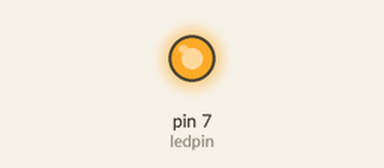
This sketch was run on a simulated Arduino Uno, built with avr-gcc and run on an emulated ATmega328P. Parts: output pins drawn as LEDs (lit = HIGH).

Above: at 0.1 s.
Timing chart, 0 to 1.6 s (numbered marks = the images above):
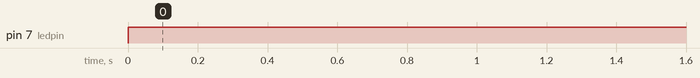

Measured:
- by itself, pin 7 (ledpin): LOW → HIGH at 0.00 s

The sketch:

automatic_night_light1.ino
```cpp
// C++ code
//
int ledpin = 7;
int sensepin = 1;
int val = (analogRead(sensepin));
int ledLevel = map (val , 750,900,255,0);
void setup()
{
  pinMode(7, OUTPUT);
}

void loop()
{
  val = constrain (val ,750,900);
  analogWrite(ledpin , ledLevel);
}
```
